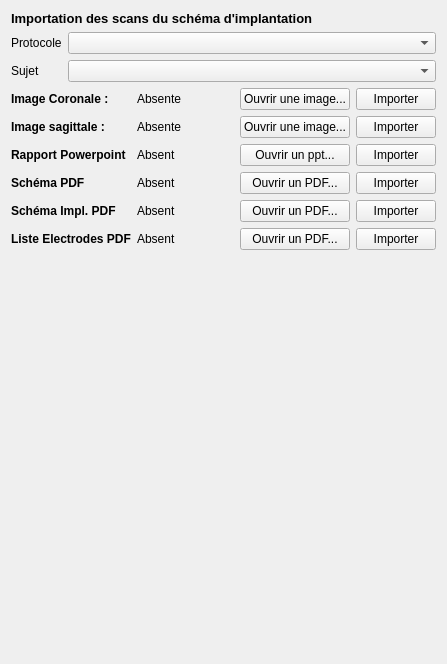
      <widget class="QWidget" name="tab_7">
       <attribute name="title">
        <string>Implantation</string>
       </attribute>
       <layout class="QVBoxLayout" name="verticalLayout_8">
        <item>
         <widget class="QLabel" name="label_24">
          <property name="font">
           <font>
            <pointsize>10</pointsize>
            <weight>75</weight>
            <bold>true</bold>
           </font>
          </property>
          <property name="text">
           <string>Importation des scans du schéma d'implantation</string>
          </property>
         </widget>
        </item>
        <item>
         <layout class="QFormLayout" name="formLayout_3">
          <property name="labelAlignment">
           <set>Qt::AlignLeading|Qt::AlignLeft|Qt::AlignVCenter</set>
          </property>
          <item row="0" column="0">
           <widget class="QLabel" name="label_26">
            <property name="text">
             <string>Protocole</string>
            </property>
           </widget>
          </item>
          <item row="0" column="1">
           <widget class="QComboBox" name="implProtocolCombo"/>
          </item>
          <item row="1" column="0">
           <widget class="QLabel" name="label_27">
            <property name="text">
             <string>Sujet</string>
            </property>
           </widget>
          </item>
          <item row="1" column="1">
           <widget class="QComboBox" name="implSubjectCombo"/>
          </item>
         </layout>
        </item>
        <item>
         <layout class="QGridLayout" name="gridLayout_2">
          <item row="0" column="0">
           <widget class="QLabel" name="label_25">
            <property name="font">
             <font>
              <weight>75</weight>
              <bold>true</bold>
             </font>
            </property>
            <property name="text">
             <string>Image Coronale : </string>
            </property>
           </widget>
          </item>
          <item row="0" column="2" colspan="2">
           <spacer name="horizontalSpacer">
            <property name="orientation">
             <enum>Qt::Horizontal</enum>
            </property>
            <property name="sizeHint" stdset="0">
             <size>
              <width>40</width>
              <height>20</height>
             </size>
            </property>
           </spacer>
          </item>
          <item row="0" column="1">
           <widget class="QLabel" name="implCoroLabel">
            <property name="sizePolicy">
             <sizepolicy hsizetype="MinimumExpanding" vsizetype="Preferred">
              <horstretch>0</horstretch>
              <verstretch>0</verstretch>
             </sizepolicy>
            </property>
            <property name="text">
             <string>Absente</string>
            </property>
           </widget>
          </item>
          <item row="0" column="4">
           <widget class="QPushButton" name="implCoroOpenButton">
            <property name="text">
             <string>Ouvrir une image...</string>
            </property>
           </widget>
          </item>
          <item row="0" column="5">
           <widget class="QPushButton" name="implCoroImportButton">
            <property name="text">
             <string>Importer</string>
            </property>
           </widget>
          </item>
          <item row="1" column="0">
           <widget class="QLabel" name="label_28">
            <property name="font">
             <font>
              <weight>75</weight>
              <bold>true</bold>
             </font>
            </property>
            <property name="text">
             <string>Image sagittale : </string>
            </property>
           </widget>
          </item>
          <item row="1" column="1" colspan="2">
           <widget class="QLabel" name="implSagLabel">
            <property name="sizePolicy">
             <sizepolicy hsizetype="MinimumExpanding" vsizetype="Preferred">
              <horstretch>0</horstretch>
              <verstretch>0</verstretch>
             </sizepolicy>
            </property>
            <property name="text">
             <string>Absente</string>
            </property>
           </widget>
          </item>
          <item row="1" column="3">
           <spacer name="horizontalSpacer_11">
            <property name="orientation">
             <enum>Qt::Horizontal</enum>
            </property>
            <property name="sizeHint" stdset="0">
             <size>
              <width>40</width>
              <height>20</height>
             </size>
            </property>
           </spacer>
          </item>
          <item row="1" column="4">
           <widget class="QPushButton" name="implSagOpenButton">
            <property name="text">
             <string>Ouvrir une image...</string>
            </property>
           </widget>
          </item>
          <item row="1" column="5">
           <widget class="QPushButton" name="implSagImportButton">
            <property name="text">
             <string>Importer</string>
            </property>
           </widget>
          </item>
          <item row="2" column="0">
           <widget class="QLabel" name="label_36">
            <property name="font">
             <font>
              <weight>75</weight>
              <bold>true</bold>
             </font>
            </property>
            <property name="text">
             <string>Rapport Powerpoint</string>
            </property>
           </widget>
          </item>
          <item row="3" column="0">
           <widget class="QLabel" name="label_37">
            <property name="font">
             <font>
              <weight>75</weight>
              <bold>true</bold>
             </font>
            </property>
            <property name="toolTip">
             <string>Schéma d'implantation sans le nom des électrodes (issu des médecins)</string>
            </property>
            <property name="text">
             <string>Schéma PDF</string>
            </property>
           </widget>
          </item>
          <item row="2" column="1">
           <widget class="QLabel" name="implPptLabel">
            <property name="sizePolicy">
             <sizepolicy hsizetype="MinimumExpanding" vsizetype="Preferred">
              <horstretch>0</horstretch>
              <verstretch>0</verstretch>
             </sizepolicy>
            </property>
            <property name="text">
             <string>Absent</string>
            </property>
           </widget>
          </item>
          <item row="3" column="1">
           <widget class="QLabel" name="implPdfLabel">
            <property name="sizePolicy">
             <sizepolicy hsizetype="MinimumExpanding" vsizetype="Preferred">
              <horstretch>0</horstretch>
              <verstretch>0</verstretch>
             </sizepolicy>
            </property>
            <property name="text">
             <string>Absent</string>
            </property>
           </widget>
          </item>
          <item row="2" column="3">
           <spacer name="horizontalSpacer_20">
            <property name="orientation">
             <enum>Qt::Horizontal</enum>
            </property>
            <property name="sizeHint" stdset="0">
             <size>
              <width>40</width>
              <height>20</height>
             </size>
            </property>
           </spacer>
          </item>
          <item row="3" column="3">
           <spacer name="horizontalSpacer_21">
            <property name="orientation">
             <enum>Qt::Horizontal</enum>
            </property>
            <property name="sizeHint" stdset="0">
             <size>
              <width>40</width>
              <height>20</height>
             </size>
            </property>
           </spacer>
          </item>
          <item row="2" column="4">
           <widget class="QPushButton" name="implPptOpenButton">
            <property name="text">
             <string>Ouvrir un ppt...</string>
            </property>
           </widget>
          </item>
          <item row="3" column="4">
           <widget class="QPushButton" name="implPdfOpenButton">
            <property name="text">
             <string>Ouvrir un PDF...</string>
            </property>
           </widget>
          </item>
          <item row="2" column="5">
           <widget class="QPushButton" name="implPptImportButton">
            <property name="text">
             <string>Importer</string>
            </property>
           </widget>
          </item>
          <item row="3" column="5">
           <widget class="QPushButton" name="implPdfImportButton">
            <property name="text">
             <string>Importer</string>
            </property>
           </widget>
          </item>
          <item row="4" column="1">
           <widget class="QLabel" name="implPdfLabel2">
            <property name="text">
             <string>Absent</string>
            </property>
           </widget>
          </item>
          <item row="4" column="0">
           <widget class="QLabel" name="label_48">
            <property name="font">
             <font>
              <weight>75</weight>
              <bold>true</bold>
             </font>
            </property>
            <property name="toolTip">
             <string>Schéma d'implantation avec le nom des électrodes</string>
            </property>
            <property name="text">
             <string>Schéma Impl. PDF</string>
            </property>
           </widget>
          </item>
          <item row="5" column="0">
           <widget class="QLabel" name="label_50">
            <property name="font">
             <font>
              <weight>75</weight>
              <bold>true</bold>
             </font>
            </property>
            <property name="text">
             <string>Liste Electrodes PDF</string>
            </property>
           </widget>
          </item>
          <item row="5" column="1">
           <widget class="QLabel" name="implElListPdfLabel">
            <property name="text">
             <string>Absent</string>
            </property>
           </widget>
          </item>
          <item row="4" column="3">
           <spacer name="horizontalSpacer_14">
            <property name="orientation">
             <enum>Qt::Horizontal</enum>
            </property>
            <property name="sizeHint" stdset="0">
             <size>
              <width>40</width>
              <height>20</height>
             </size>
            </property>
           </spacer>
          </item>
          <item row="5" column="3">
           <spacer name="horizontalSpacer_15">
            <property name="orientation">
             <enum>Qt::Horizontal</enum>
            </property>
            <property name="sizeHint" stdset="0">
             <size>
              <width>40</width>
              <height>20</height>
             </size>
            </property>
           </spacer>
          </item>
          <item row="4" column="4">
           <widget class="QPushButton" name="implPdfOpenButton2">
            <property name="text">
             <string>Ouvrir un PDF...</string>
            </property>
           </widget>
          </item>
          <item row="4" column="5">
           <widget class="QPushButton" name="implPdfImportButton2">
            <property name="text">
             <string>Importer</string>
            </property>
           </widget>
          </item>
          <item row="5" column="4">
           <widget class="QPushButton" name="implElListPdfOpenButton">
            <property name="text">
             <string>Ouvrir un PDF...</string>
            </property>
           </widget>
          </item>
          <item row="5" column="5">
           <widget class="QPushButton" name="implElListPdfImportButton">
            <property name="text">
             <string>Importer</string>
            </property>
           </widget>
          </item>
         </layout>
        </item>
        <item>
         <spacer name="verticalSpacer_3">
          <property name="orientation">
           <enum>Qt::Vertical</enum>
          </property>
          <property name="sizeHint" stdset="0">
           <size>
            <width>20</width>
            <height>403</height>
           </size>
          </property>
         </spacer>
        </item>
       </layout>
      </widget>
